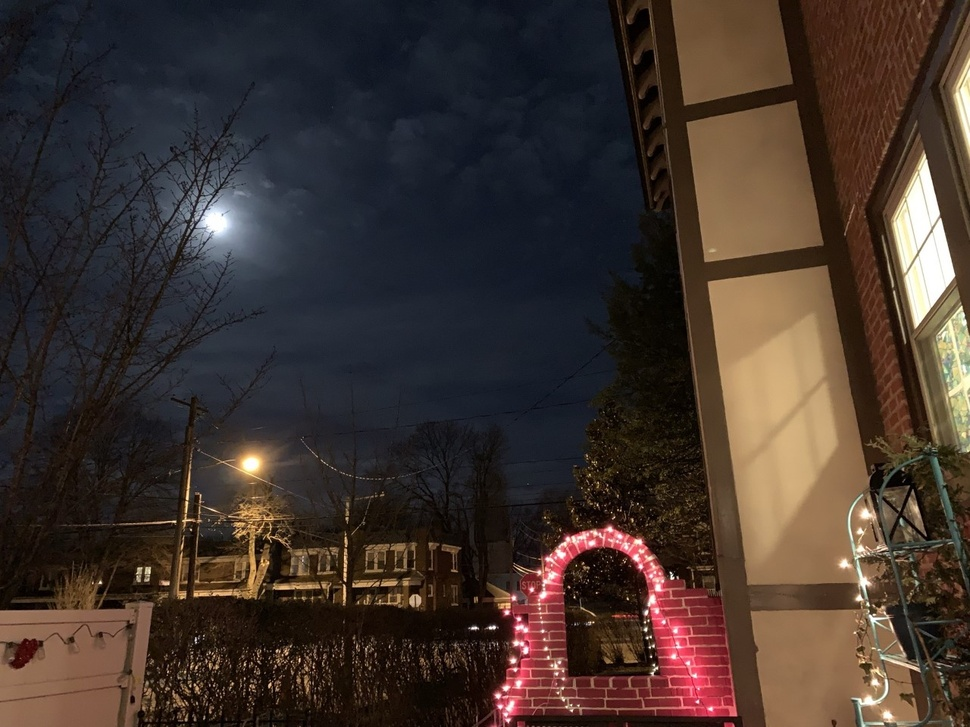
//> input picture Courses/Stevens_Spring_2022/PEP-151-A/ObservationalAssignments/ObservationalAssignment2/Images/20-08-34.jpeg, 970 x 727 px, shrunk from 1280 x 960 before the run
$ ./main ../../../../PEP-151-A/ObservationalAssignments/ObservationalAssignment2/Images/20-08-34.jpeg out.png   (built with g++ and OpenCV 4)
//> lines starting //> are read from the running program, lines starting //| are printed output that depends on the picture; after the words box and inside, x2 and y2 are one past the last pixel; in counts of white or black regions, pixels touching at a corner belong together
#include <iostream>
#include <math.h>
#include <opencv2/imgproc.hpp>
#include <opencv2/opencv.hpp>
#include <stdio.h>
#include <stdlib.h>
#include <string.h>

using namespace cv;
using namespace std;

int main(int argc, char *argv[]) {
	FILE *in, *out;
	int i, j, k, width, height;
	int **image_in, **image_out;

	if (argc < 3) {
		printf("ERROR: Insufficient parameters!\n");
		return (1);
	}

	/********************************************************************/
	/* Open CV                                                          */
	/********************************************************************/

	Mat M_in = imread(argv[1]);
//> M_in is the input picture: 727 rows x 970 cols, CV_8UC3; mean B, G, R 45.9, 51.9, 64.7
	Mat_<uchar> M_in_g(M_in.rows, M_in.cols);


	cvtColor(M_in, M_in_g, COLOR_BGR2GRAY);
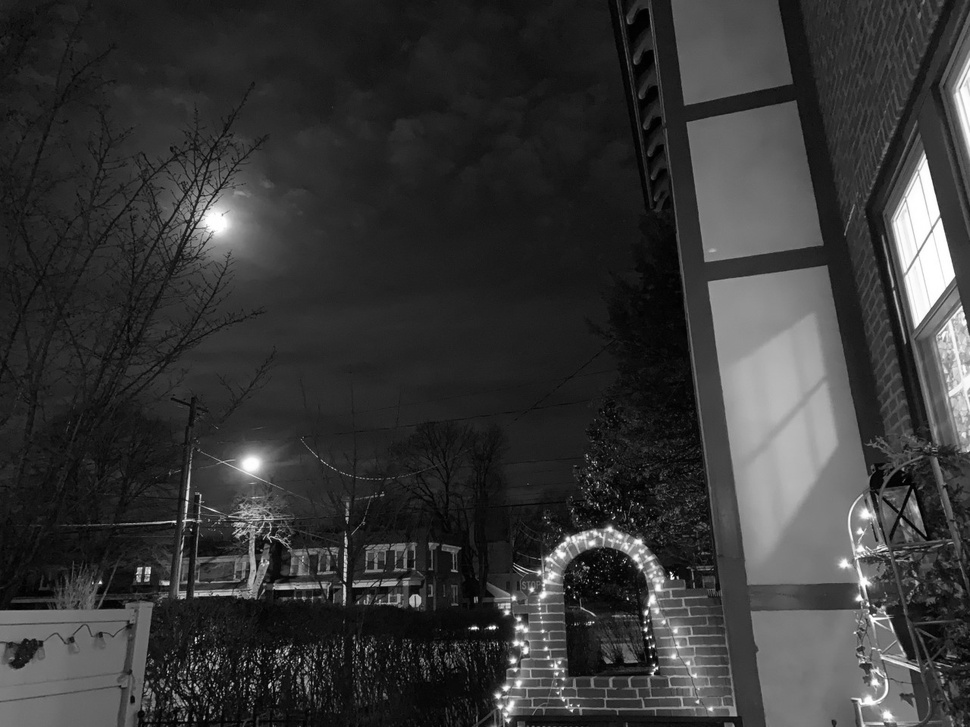
//> M_in_g: 727 rows x 970 cols, CV_8UC1; min 0, max 255, mean 55.1

	String windowIn = "Input";
	namedWindow(windowIn);
	imshow(windowIn, M_in_g);
	waitKey(0);
	destroyWindow(windowIn);

	height = M_in_g.rows;
//> height = 727
	width = M_in_g.cols;
//> width = 970

	//End Open CV

	image_in = (int **)calloc(height, sizeof(int *));
	if (!image_in) {
		printf("Error: Can't allocate memmory!\n");
		return (1);
	}

	image_out = (int **)calloc(height, sizeof(int *));
	if (!image_out) {
		printf("Error: Can't allocate memmory!\n");
		return (1);
	}

	for (j = 0; j < height; j++) {
		image_in[j] = (int *)calloc(width, sizeof(int));
		if (!image_in[j]) {
			printf("Error: Can't allocate memmory!\n");
			return (1);
		}

		image_out[j] = (int *)calloc(width, sizeof(int));
		if (!image_out[j]) {
			printf("Error: Can't allocate memmory!\n");
			return (1);
		}
	}

	for (i = 0; i < height; i++)
		for (j = 0; j < width; j++)
			image_in[i][j] = M_in_g(i, j);


	/********************************************************************/
	/* Image Processing begins                                          */
	/********************************************************************/

	int Ti = 0;
	int T = 128;
	int a = 0;

	int sum1, sum2, num1, num2;

	for (i = 0; (i < 100) && !(abs(Ti - T) <= a); i++)
	{
		Ti = T;
		sum1 = 0;
		sum2 = 0;
		num1 = 0;
		num2 = 0;
		for (j = 0; j < height; j++)
			for (k = 0; k < width; k++)
				if (image_in[j][k] < Ti)
				{
					sum1 += image_in[j][k];
					num1++;
				} else
				{
					sum2 += image_in[j][k];
					num2++;
				}
		T = (sum1 / num1 + sum2 / num2) / 2;
		cout << abs(Ti - T) << endl;
	}
//> this loop made 7 passes
//> (Ti, sum1, num1, sum2, num2, T) on passes 2 to 7: (109, 23978637, 604680, 14885209, 100510, 93), (93, 20911029, 574263, 17952817, 130927, 86), (86, 19905745, 562950, 18958101, 142240, 84), (84, 19569504, 558971, 19294342, 146219, 83), (83, 19415207, 557112, 19448639, 148078, 82), (82, 19254733, 555155, 19609113, 150035, 82)
//> (sum1, num1, sum2, num2, T) on pass 1: (29389348, 650512, 9474498, 54678, 109)
//| 19
//| 16
//| 7
//| 2
//| 1
//| 1
//| 0
//> after the loop, sum1 = 19254733; sum2 = 19609113; num1 = 555155; num2 = 150035
	Ti = T;

	for (j = 0; j < height; j++)
		for (k = 0; k < width; k++)
		{
			if (image_in[j][k] < Ti)
				image_out[j][k] = 0;
			else
				image_out[j][k] = 255;
		}

	/********************************************************************/
	/* Image Processing ends                                            */
	/********************************************************************/

	//*
	Mat_<uchar> M_out(height, width);
	for (i = 0; i < height; i++)
		for (j = 0; j < width; j++)
			M_out[i][j] = image_out[i][j];
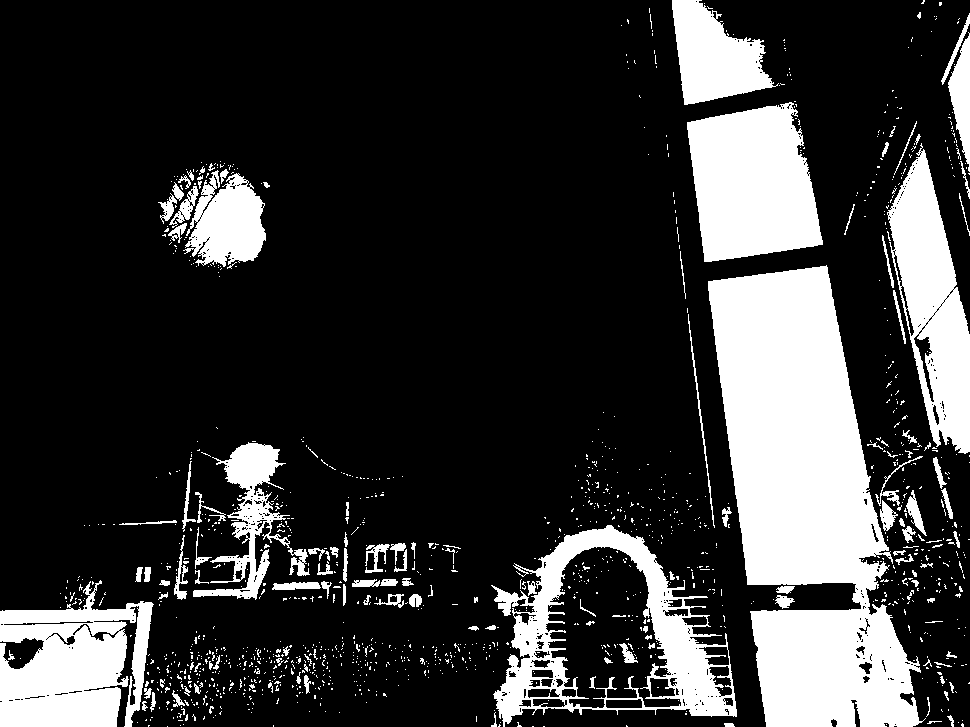
//> M_out: 727 rows x 970 cols, CV_8UC1; 21.3% white; 1381 white regions (1244 under 20 px), largest, box (x1, y1, x2, y2) and area: (708, 265, 926, 727) 58070, (687, 102, 823, 262) 16383, (0, 580, 154, 727) 14967

	String windowOut = "Output";
	namedWindow(windowOut);
	imshow(windowOut, M_out);
	waitKey(0);
	destroyWindow(windowOut);

	bool isSuccess = imwrite(argv[2], M_out);
	if (!isSuccess) {
		cout << "Failed to write out file";
		return -1;
	}


	for (j = 0; j < height; j++) {
		free(image_in[j]);
		free(image_out[j]);
	}
	free(image_in);
	free(image_out);

	return 0;
}
